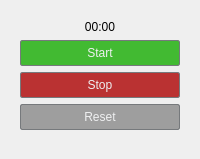
        <widget class="QFrame" name="frame_3">
         <property name="maximumSize">
          <size>
           <width>16777215</width>
           <height>16777215</height>
          </size>
         </property>
         <property name="styleSheet">
          <string notr="true">border: none;</string>
         </property>
         <property name="frameShape">
          <enum>QFrame::StyledPanel</enum>
         </property>
         <property name="frameShadow">
          <enum>QFrame::Raised</enum>
         </property>
         <layout class="QVBoxLayout" name="verticalLayout_2">
          <property name="bottomMargin">
           <number>20</number>
          </property>
          <item>
           <widget class="QFrame" name="frame_4">
            <property name="styleSheet">
             <string notr="true">border: none;</string>
            </property>
            <property name="frameShape">
             <enum>QFrame::StyledPanel</enum>
            </property>
            <property name="frameShadow">
             <enum>QFrame::Raised</enum>
            </property>
            <layout class="QVBoxLayout" name="verticalLayout_4">
             <item>
              <widget class="QLabel" name="timerLabel">
               <property name="styleSheet">
                <string notr="true">border: none;</string>
               </property>
               <property name="text">
                <string>00:00</string>
               </property>
               <property name="alignment">
                <set>Qt::AlignCenter</set>
               </property>
              </widget>
             </item>
             <item>
              <widget class="QPushButton" name="startButton">
               <property name="styleSheet">
                <string notr="true">
QPushButton
{
    color: #eff0f1;
    background-color: #42ba32;
    border-width: 1px;
    border-color: #76797C;
    border-style: solid;
    padding: 5px;
    border-radius: 2px;
    outline: none;
}

QPushButton:disabled
{
    background-color: #a6a6a6;
    border-width: 1px;
    border-color: #454545;
    border-style: solid;
    padding-top: 5px;
    padding-bottom: 5px;
    padding-left: 10px;
    padding-right: 10px;
    border-radius: 2px;
    color: #454545;
}

QPushButton:focus {
    background-color: #4edb3b;
    color: white;
}

QPushButton:pressed
{
    background-color: #42ba32;
    padding-top: -15px;
    padding-bottom: -17px;
}</string>
               </property>
               <property name="text">
                <string>Start</string>
               </property>
              </widget>
             </item>
             <item>
              <widget class="QPushButton" name="stopButton">
               <property name="styleSheet">
                <string notr="true">
QPushButton
{
    color: #eff0f1;
    background-color: #ba3232;
    border-width: 1px;
    border-color: #76797C;
    border-style: solid;
    padding: 5px;
    border-radius: 2px;
    outline: none;
}

QPushButton:disabled
{
    background-color: #a6a6a6;
    border-width: 1px;
    border-color: #454545;
    border-style: solid;
    padding-top: 5px;
    padding-bottom: 5px;
    padding-left: 10px;
    padding-right: 10px;
    border-radius: 2px;
    color: #454545;
}

QPushButton:focus {
    background-color: #db3b3b;
    color: white;
}

QPushButton:pressed
{
    background-color: #ba3232;
    padding-top: -15px;
    padding-bottom: -17px;
}</string>
               </property>
               <property name="text">
                <string>Stop</string>
               </property>
              </widget>
             </item>
             <item>
              <widget class="QPushButton" name="resetButton">
               <property name="styleSheet">
                <string notr="true">
QPushButton
{
    color: #eff0f1;
    background-color: #9e9e9e;
    border-width: 1px;
    border-color: #76797C;
    border-style: solid;
    padding: 5px;
    border-radius: 2px;
    outline: none;
}

QPushButton:disabled
{
    background-color: #a6a6a6;
    border-width: 1px;
    border-color: #454545;
    border-style: solid;
    padding-top: 5px;
    padding-bottom: 5px;
    padding-left: 10px;
    padding-right: 10px;
    border-radius: 2px;
    color: #454545;
}

QPushButton:focus {
    background-color: #bababa ;
    color: white;
}

QPushButton:pressed
{
    background-color: #dbdbdb;
    padding-top: -15px;
    padding-bottom: -17px;
}</string>
               </property>
               <property name="text">
                <string>Reset</string>
               </property>
              </widget>
             </item>
            </layout>
           </widget>
          </item>
         </layout>
        </widget>
